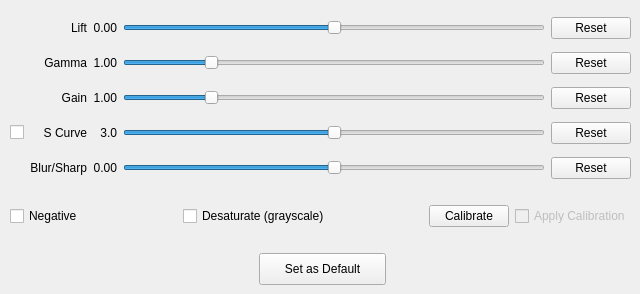
     <widget class="QWidget" name="tab_2">
      <attribute name="title">
       <string>Image Processing</string>
      </attribute>
      <widget class="QWidget" name="gridLayoutWidget_2">
       <property name="geometry">
        <rect>
         <x>10</x>
         <y>10</y>
         <width>621</width>
         <height>181</height>
        </rect>
       </property>
       <layout class="QGridLayout" name="gridLayout">
        <property name="sizeConstraint">
         <enum>QLayout::SetMinimumSize</enum>
        </property>
        <item row="1" column="3">
         <widget class="QSlider" name="liftSlider">
          <property name="sizePolicy">
           <sizepolicy hsizetype="Expanding" vsizetype="Fixed">
            <horstretch>0</horstretch>
            <verstretch>0</verstretch>
           </sizepolicy>
          </property>
          <property name="minimum">
           <number>-100</number>
          </property>
          <property name="maximum">
           <number>100</number>
          </property>
          <property name="orientation">
           <enum>Qt::Horizontal</enum>
          </property>
         </widget>
        </item>
        <item row="2" column="2">
         <widget class="QLabel" name="gammaLabel">
          <property name="sizePolicy">
           <sizepolicy hsizetype="Preferred" vsizetype="Preferred">
            <horstretch>0</horstretch>
            <verstretch>0</verstretch>
           </sizepolicy>
          </property>
          <property name="text">
           <string>1.00</string>
          </property>
          <property name="textFormat">
           <enum>Qt::PlainText</enum>
          </property>
          <property name="alignment">
           <set>Qt::AlignRight|Qt::AlignTrailing|Qt::AlignVCenter</set>
          </property>
         </widget>
        </item>
        <item row="2" column="1">
         <widget class="QLabel" name="framenum_Label_6">
          <property name="sizePolicy">
           <sizepolicy hsizetype="Preferred" vsizetype="Preferred">
            <horstretch>0</horstretch>
            <verstretch>0</verstretch>
           </sizepolicy>
          </property>
          <property name="text">
           <string>Gamma</string>
          </property>
          <property name="textFormat">
           <enum>Qt::PlainText</enum>
          </property>
          <property name="alignment">
           <set>Qt::AlignRight|Qt::AlignTrailing|Qt::AlignVCenter</set>
          </property>
         </widget>
        </item>
        <item row="5" column="1">
         <widget class="QLabel" name="framenum_Label_10">
          <property name="sizePolicy">
           <sizepolicy hsizetype="Preferred" vsizetype="Preferred">
            <horstretch>0</horstretch>
            <verstretch>0</verstretch>
           </sizepolicy>
          </property>
          <property name="text">
           <string>Blur/Sharp</string>
          </property>
          <property name="textFormat">
           <enum>Qt::PlainText</enum>
          </property>
          <property name="alignment">
           <set>Qt::AlignRight|Qt::AlignTrailing|Qt::AlignVCenter</set>
          </property>
         </widget>
        </item>
        <item row="5" column="4">
         <widget class="QPushButton" name="blur_resetButton">
          <property name="text">
           <string>Reset</string>
          </property>
         </widget>
        </item>
        <item row="3" column="2">
         <widget class="QLabel" name="gainLabel">
          <property name="sizePolicy">
           <sizepolicy hsizetype="Preferred" vsizetype="Preferred">
            <horstretch>0</horstretch>
            <verstretch>0</verstretch>
           </sizepolicy>
          </property>
          <property name="text">
           <string>1.00</string>
          </property>
          <property name="textFormat">
           <enum>Qt::PlainText</enum>
          </property>
          <property name="alignment">
           <set>Qt::AlignRight|Qt::AlignTrailing|Qt::AlignVCenter</set>
          </property>
         </widget>
        </item>
        <item row="4" column="1">
         <widget class="QLabel" name="framenum_Label_9">
          <property name="sizePolicy">
           <sizepolicy hsizetype="Preferred" vsizetype="Preferred">
            <horstretch>0</horstretch>
            <verstretch>0</verstretch>
           </sizepolicy>
          </property>
          <property name="text">
           <string>S Curve</string>
          </property>
          <property name="textFormat">
           <enum>Qt::PlainText</enum>
          </property>
          <property name="alignment">
           <set>Qt::AlignRight|Qt::AlignTrailing|Qt::AlignVCenter</set>
          </property>
         </widget>
        </item>
        <item row="2" column="3">
         <widget class="QSlider" name="gammaSlider">
          <property name="sizePolicy">
           <sizepolicy hsizetype="Expanding" vsizetype="Fixed">
            <horstretch>0</horstretch>
            <verstretch>0</verstretch>
           </sizepolicy>
          </property>
          <property name="maximum">
           <number>500</number>
          </property>
          <property name="value">
           <number>100</number>
          </property>
          <property name="orientation">
           <enum>Qt::Horizontal</enum>
          </property>
         </widget>
        </item>
        <item row="3" column="4">
         <widget class="QPushButton" name="gain_resetButton">
          <property name="text">
           <string>Reset</string>
          </property>
         </widget>
        </item>
        <item row="1" column="1">
         <widget class="QLabel" name="framenum_Label_5">
          <property name="sizePolicy">
           <sizepolicy hsizetype="Preferred" vsizetype="Preferred">
            <horstretch>0</horstretch>
            <verstretch>0</verstretch>
           </sizepolicy>
          </property>
          <property name="text">
           <string>Lift</string>
          </property>
          <property name="textFormat">
           <enum>Qt::PlainText</enum>
          </property>
          <property name="alignment">
           <set>Qt::AlignRight|Qt::AlignTrailing|Qt::AlignVCenter</set>
          </property>
         </widget>
        </item>
        <item row="4" column="4">
         <widget class="QPushButton" name="thresh_resetButton">
          <property name="text">
           <string>Reset</string>
          </property>
         </widget>
        </item>
        <item row="3" column="1">
         <widget class="QLabel" name="framenum_Label_7">
          <property name="sizePolicy">
           <sizepolicy hsizetype="Preferred" vsizetype="Preferred">
            <horstretch>0</horstretch>
            <verstretch>0</verstretch>
           </sizepolicy>
          </property>
          <property name="text">
           <string>Gain</string>
          </property>
          <property name="textFormat">
           <enum>Qt::PlainText</enum>
          </property>
          <property name="alignment">
           <set>Qt::AlignRight|Qt::AlignTrailing|Qt::AlignVCenter</set>
          </property>
         </widget>
        </item>
        <item row="5" column="2">
         <widget class="QLabel" name="blurLabel">
          <property name="sizePolicy">
           <sizepolicy hsizetype="Preferred" vsizetype="Preferred">
            <horstretch>0</horstretch>
            <verstretch>0</verstretch>
           </sizepolicy>
          </property>
          <property name="text">
           <string>0.00</string>
          </property>
          <property name="textFormat">
           <enum>Qt::PlainText</enum>
          </property>
          <property name="alignment">
           <set>Qt::AlignRight|Qt::AlignTrailing|Qt::AlignVCenter</set>
          </property>
         </widget>
        </item>
        <item row="5" column="3">
         <widget class="QSlider" name="blurSlider">
          <property name="sizePolicy">
           <sizepolicy hsizetype="Expanding" vsizetype="Fixed">
            <horstretch>0</horstretch>
            <verstretch>0</verstretch>
           </sizepolicy>
          </property>
          <property name="minimum">
           <number>-100</number>
          </property>
          <property name="maximum">
           <number>100</number>
          </property>
          <property name="orientation">
           <enum>Qt::Horizontal</enum>
          </property>
         </widget>
        </item>
        <item row="1" column="4">
         <widget class="QPushButton" name="lift_resetButton">
          <property name="text">
           <string>Reset</string>
          </property>
         </widget>
        </item>
        <item row="1" column="2">
         <widget class="QLabel" name="liftLabel">
          <property name="sizePolicy">
           <sizepolicy hsizetype="Preferred" vsizetype="Preferred">
            <horstretch>0</horstretch>
            <verstretch>0</verstretch>
           </sizepolicy>
          </property>
          <property name="text">
           <string>0.00</string>
          </property>
          <property name="textFormat">
           <enum>Qt::PlainText</enum>
          </property>
          <property name="alignment">
           <set>Qt::AlignRight|Qt::AlignTrailing|Qt::AlignVCenter</set>
          </property>
         </widget>
        </item>
        <item row="4" column="3">
         <widget class="QSlider" name="thresholdSlider">
          <property name="sizePolicy">
           <sizepolicy hsizetype="Expanding" vsizetype="Fixed">
            <horstretch>0</horstretch>
            <verstretch>0</verstretch>
           </sizepolicy>
          </property>
          <property name="minimum">
           <number>0</number>
          </property>
          <property name="maximum">
           <number>600</number>
          </property>
          <property name="pageStep">
           <number>10</number>
          </property>
          <property name="value">
           <number>300</number>
          </property>
          <property name="orientation">
           <enum>Qt::Horizontal</enum>
          </property>
         </widget>
        </item>
        <item row="3" column="3">
         <widget class="QSlider" name="gainSlider">
          <property name="sizePolicy">
           <sizepolicy hsizetype="Expanding" vsizetype="Fixed">
            <horstretch>0</horstretch>
            <verstretch>0</verstretch>
           </sizepolicy>
          </property>
          <property name="maximum">
           <number>500</number>
          </property>
          <property name="value">
           <number>100</number>
          </property>
          <property name="orientation">
           <enum>Qt::Horizontal</enum>
          </property>
         </widget>
        </item>
        <item row="2" column="4">
         <widget class="QPushButton" name="gamma_resetButton">
          <property name="text">
           <string>Reset</string>
          </property>
         </widget>
        </item>
        <item row="4" column="2">
         <widget class="QLabel" name="threshLabel">
          <property name="sizePolicy">
           <sizepolicy hsizetype="Preferred" vsizetype="Preferred">
            <horstretch>0</horstretch>
            <verstretch>0</verstretch>
           </sizepolicy>
          </property>
          <property name="text">
           <string>3.0</string>
          </property>
          <property name="textFormat">
           <enum>Qt::PlainText</enum>
          </property>
          <property name="alignment">
           <set>Qt::AlignRight|Qt::AlignTrailing|Qt::AlignVCenter</set>
          </property>
         </widget>
        </item>
        <item row="4" column="0">
         <widget class="QCheckBox" name="threshBox">
          <property name="text">
           <string/>
          </property>
         </widget>
        </item>
       </layout>
      </widget>
      <widget class="QWidget" name="horizontalLayoutWidget">
       <property name="geometry">
        <rect>
         <x>10</x>
         <y>200</y>
         <width>621</width>
         <height>32</height>
        </rect>
       </property>
       <layout class="QHBoxLayout" name="horizontalLayout">
        <item>
         <widget class="QCheckBox" name="negBox">
          <property name="text">
           <string>Negative</string>
          </property>
         </widget>
        </item>
        <item>
         <spacer name="horizontalSpacer_7">
          <property name="orientation">
           <enum>Qt::Horizontal</enum>
          </property>
          <property name="sizeHint" stdset="0">
           <size>
            <width>40</width>
            <height>20</height>
           </size>
          </property>
         </spacer>
        </item>
        <item>
         <widget class="QCheckBox" name="desatBox">
          <property name="text">
           <string>Desaturate (grayscale)</string>
          </property>
         </widget>
        </item>
        <item>
         <spacer name="horizontalSpacer_6">
          <property name="orientation">
           <enum>Qt::Horizontal</enum>
          </property>
          <property name="sizeHint" stdset="0">
           <size>
            <width>40</width>
            <height>20</height>
           </size>
          </property>
         </spacer>
        </item>
        <item>
         <widget class="QPushButton" name="CalBtn">
          <property name="text">
           <string>Calibrate</string>
          </property>
         </widget>
        </item>
        <item>
         <widget class="QCheckBox" name="CalEnableCB">
          <property name="enabled">
           <bool>false</bool>
          </property>
          <property name="text">
           <string>Apply Calibration</string>
          </property>
          <property name="checked">
           <bool>false</bool>
          </property>
         </widget>
        </item>
       </layout>
      </widget>
      <widget class="QPushButton" name="imageDefaultsButton">
       <property name="geometry">
        <rect>
         <x>259</x>
         <y>253</y>
         <width>127</width>
         <height>32</height>
        </rect>
       </property>
       <property name="text">
        <string>Set as Default</string>
       </property>
      </widget>
     </widget>
